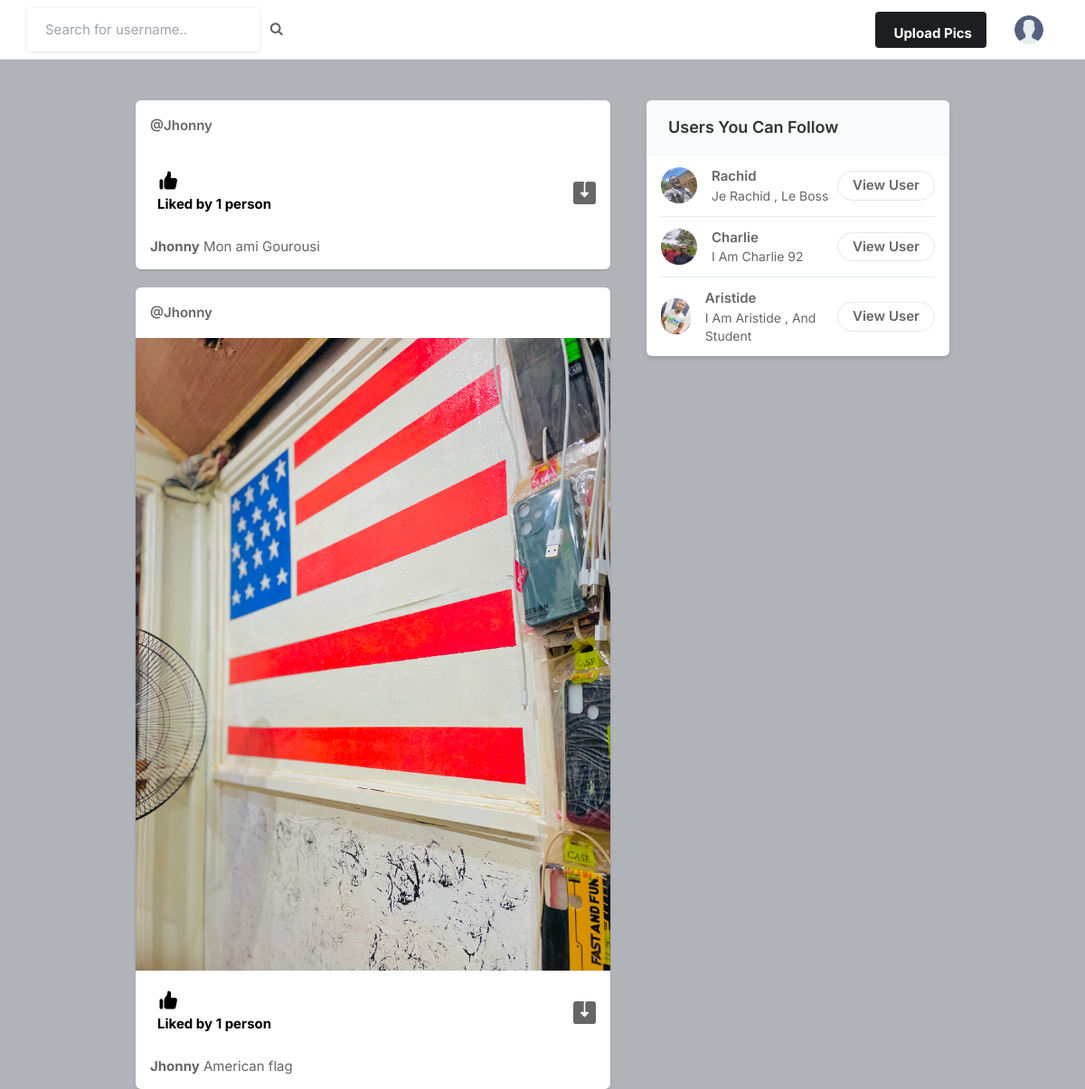
The page / (signed in) on the database its author committed.
### core/models.py (models this page shows, shortened)
class Profile(models.Model):
    user = models.ForeignKey(User, on_delete=models.CASCADE)
    id_user = models.IntegerField()
    bio = models.TextField(blank=True)
    profileimg = models.ImageField(upload_to='profile_images', default='blank-profile-picture.png')
    location = models.CharField(max_length=100, blank=True)

class Post(models.Model):
    id = models.UUIDField(primary_key=True, default=uuid.uuid4)
    user = models.CharField(max_length=100)
    image = models.ImageField(upload_to='post_images')
    caption = models.TextField()
    created_at = models.DateTimeField(default=datetime.now)
    no_of_likes = models.IntegerField(default=0)

### core/views.py (the view)
# urls.py: path('', views.index, name='index'),
@login_required(login_url='signin')
def index(request):
    user_object = User.objects.get(username=request.user.username)
    user_profile = Profile.objects.get(user=user_object)
    user_following_list = []
    feed = []
    user_following = FollowersCount.objects.filter(follower=request.user.username)
    for users in user_following:
        user_following_list.append(users.user)
    for usernames in user_following_list:
        feed_lists = Post.objects.filter(user=usernames)
        feed.append(feed_lists)
    feed_list = list(chain(*feed))
    all_users = User.objects.all()
    user_following_all = []
    for user in user_following:
        user_list = User.objects.get(username=user.user)
        user_following_all.append(user_list)
    new_suggestions_list = [x for x in list(all_users) if (x not in list(user_following_all))]
    current_user = User.objects.filter(username=request.user.username)
    final_suggestion_list = [x for x in list(new_suggestions_list) if (x not in list(current_user))]
    random.shuffle(final_suggestion_list)
    username_profile = []
    username_profile_list = []
    for users in final_suggestion_list:
        username_profile.append(users.id)
    for ids in username_profile:
        profile_lists = Profile.objects.filter(id_user=ids)
        username_profile_list.append(profile_lists)
    suggestions_username_profile_list = list(chain(*username_profile_list))
    return render(request, 'index.html', { 'user_profile': user_profile, 'posts': feed_list,'suggestions_username_profile_list': suggestions_username_profile_list[:4]})

### templates/index.html (shortened to what this page needs)
{% load static %}
<!DOCTYPE html>
<html lang="en">
<head>
    <link rel="stylesheet" href="{% static 'assets/css/icons.css' %}">
    <link rel="stylesheet" href="{% static 'assets/css/uikit.css' %}">
    <link rel="stylesheet" href="{% static 'assets/css/style.css' %}">
    <link rel="stylesheet" href="{% static 'assets/css/tailwind.css' %}">
    <link rel="stylesheet" href="https://cdnjs.cloudflare.com/ajax/libs/font-awesome/4.7.0/css/font-awesome.min.css">
</head>
<body>
            <header>
                <div class="header_inner">
                    <form action="/search" method="POST">
                    <div class="left-side">
                            <input type="text" name="username" placeholder="Search for username..">&nbsp; &nbsp;
                             <button type="submit"><i class="fa fa-search fa-1x"></i></button>
                    </div>
                 </form>
                    <div class="right-side lg:pr-4">
                        <a href="#"
                            class="bg-pink-500 flex font-bold hidden hover:bg-pink-600 hover:text-white inline-block items-center lg:block max-h-10 mr-4 px-4 py-2 rounded shado text-white">
                              Upload Pics
                        </a>
                        <a href="#">
                            <img src="{{user_profile.profileimg.url}}" class="header-avatar" alt="">
                        </a>
                    </div>
                </div>
            </header>
            <div class="container m-auto">
                <div class="lg:flex justify-center lg:space-x-10 lg:space-y-0 space-y-5">
                    <div class="space-y-5 flex-shrink-0 lg:w-7/12">
                        {% for post in posts reversed %}
                        <div class="bg-white shadow rounded-md  -mx-2 lg:mx-0">
                            <div class="flex justify-between items-center px-4 py-3">
                                <div class="flex flex-1 items-center space-x-4">
                                    <span class="block capitalize font-semibold "> <a href="/profile/{{post.user }}">@{{post.user}}</a> </span>
                                </div>
                              <div>
                                <a href="#"> <i class="icon-feather-more-horizontal text-2xl hover:bg-gray-200 rounded-full p-2 transition -mr-1 "></i> </a>
                              </div>
                            </div>
                            <div uk-lightbox>
                                <a href="{{post.image.url}}">
                                    <img src="{{post.image.url}}" alt="">
                                </a>
                            </div>
                            <div class="py-3 px-4 space-y-3">
                                <div class="flex space-x-4 lg:font-bold">
                                    <a href="/like-post?post_id={{post.id}}" class="flex items-center space-x-2">
                                        <div class="p-2 rounded-full text-black">
                                            {% if post.no_of_likes == 0 %}
                                            <p>No likes </p>
                                            {% elif post.no_oflikes == 1%}
                                            <p>Liked by {{post.no_of_likes}} person</p>
                                            {% else %}
                                            <p>Liked by {{post.no_of_likes}} person</p>
                                            {% endif %}
                                        </div>
                                    </a>
                                    <a href="{{post.image.url}}" class="flex items-center space-x-2 flex-1 justify-end" download>
                                    </a>
                                </div>
                                <p>
                                    <a href="/profile/{{post.user}}"><strong>{{post.user}}</strong></a> {{post.caption}}
                                </p>
                            </div>
                        </div>
                        {% endfor %}
                    </div>
                    <div class="lg:w-5/12">
                        <div class="bg-white  shadow-md rounded-md overflow-hidden">
                            <div class="bg-gray-50  border-b border-gray-100 flex items-baseline justify-between py-4 px-6 ">
                                <h2 class="font-semibold text-lg">Users You Can Follow</h2>
                            </div>
                            <div class="divide-gray-300 divide-gray-50 divide-opacity-50 divide-y px-4 ">
                                {% for suggestion in suggestions_username_profile_list %}
                                <div class="flex items-center justify-between py-3">
                                    <div class="flex flex-1 items-center space-x-4">
                                        <a href="profile.html">
                                            <img src="{{suggestion.profileimg.url}}" class="bg-gray-200 rounded-full w-10 h-10">
                                        </a>
                                        <div class="flex flex-col">
                                            <span class="block capitalize font-semibold"> {{suggestion.user}} </span>
                                            <span class="block capitalize text-sm"> {{suggestion.bio}} </span>
                                        </div>
                                    </div>
                                    <a href="/profile/{{suggestion.user}}" class="border border-gray-200 font-semibold px-4 py-1 rounded-full hover:bg-pink-600 hover:text-white hover:border-pink-600 "> View User </a>
                                </div>
                                {% endfor %}
                            </div>
                        </div>
                    </div>
                </div>
            </div>
</body>
</html>

### static/assets/css/style.css (style rules this page uses)
body { background-color: #B0B3B8!important; }
button { vertical-align: middle; }
input { height: 48px; line-height: 48px; padding: 0 20px; outline: none; font-size: 15px; color: #808080; max-width: 100%; width: 100%; -webkit-box-sizing: border-box; box-sizing: border-box; display: block; font-weight: 400; opacity: 1; border-radius: 4px; border: none; -webkit-box-shadow: 0 1px 4px 0px rgba(0, 0, 0, 0.12); box-shadow: 0 1px 4px 0px rgba(0, 0, 0, 0.12); }
input[type="text"], input[type="password"], input[type="email"], input[type="number"] { height: 48px; line-height: 48px; padding: 0 20px; outline: none; font-size: 15px; color: #808080; max-width: 100%; width: 100%; -webkit-box-sizing: border-box; box-sizing: border-box; display: block; font-weight: 400; opacity: 1; border-radius: 4px; border: none; -webkit-box-shadow: 0 1px 4px 0px rgba(0, 0, 0, 0.12); box-shadow: 0 1px 4px 0px rgba(0, 0, 0, 0.12); }
input { -webkit-transition: all 0.1s ease-in-out; transition: all 0.1s ease-in-out; }
::placeholder { color: #808080; opacity: 1; }
button { border: none; margin: 0; padding: 0; width: auto; overflow: visible; background: transparent; color: inherit; font: inherit; line-height: normal; cursor: pointer; }
a { color: #be185d; -webkit-transition: 0.3s; transition: 0.3s; outline: none !important; }
button { outline: none !important; }
img { max-width: 100%; }
body { color: #666; font-size: 15px; line-height: 27px; background-color: #f0f2f5; font-family: "Inter", sans-serif; text-transform: none; }
body p { font-size: 15px; line-height: 27px; }
h1, h2, h3, h4, h5, h6 { font-family: "Inter", sans-serif; text-transform: none; }
input[type="text"], input[type="password"], input[type="email"] { font-family: "Inter", sans-serif; text-transform: none; }
button, body .pac-container { font-family: "Inter", sans-serif; text-transform: none; }
h1, h2, h3, h4, h5, h6 { color: #333; font-weight: 500; margin: 0; padding: 0; }
h2 { font-size: 26px; }
b, strong { font-weight: 700 !important; }
@media (min-width: 1024px) { .container { max-width: 900px !important; padding-top: 45px; } }
header { background-color: #fff; left: 0; right: 0; top: 0; z-index: 99; height: 66px; display: -webkit-box; display: -ms-flexbox; display: flex; -webkit-box-align: center; -ms-flex-align: center; align-items: center; border-bottom: 1px solid #e5e7eb; }
header .header_inner { display: -webkit-box; display: -ms-flexbox; display: flex; -webkit-box-align: center; -ms-flex-align: center; align-items: center; max-width: 1090px; margin: auto; width: 100%; max-width: 100% !important; padding: 0 30px; }
header .header_inner .left-side { display: -webkit-box; display: -ms-flexbox; display: flex; -webkit-box-align: center; -ms-flex-align: center; align-items: center; }
header .header_inner .right-side { display: -webkit-box; display: -ms-flexbox; display: flex; -webkit-box-align: center; -ms-flex-align: center; align-items: center; -webkit-box-pack: end; -ms-flex-pack: end; justify-content: flex-end; margin-left: auto; }
header .header_inner .right-side .header-avatar { width: 32px; height: 32px; border-radius: 100%; margin-left: 15px; }

### rows shown on the page
Profile: profileimg (placeholder picture)
Post: user "Jhonny", no_of_likes "1", caption "Mon ami Gourousi"
Post: user "Jhonny", image (picture), no_of_likes "1", caption "American flag"
Profile: profileimg (picture), user "Rachid", bio "Je Rachid , Le Boss"
Profile: profileimg (picture), user "Charlie", bio "I Am Charlie 92"
Profile: profileimg (picture), user "Aristide", bio "I Am Aristide , And Student"
